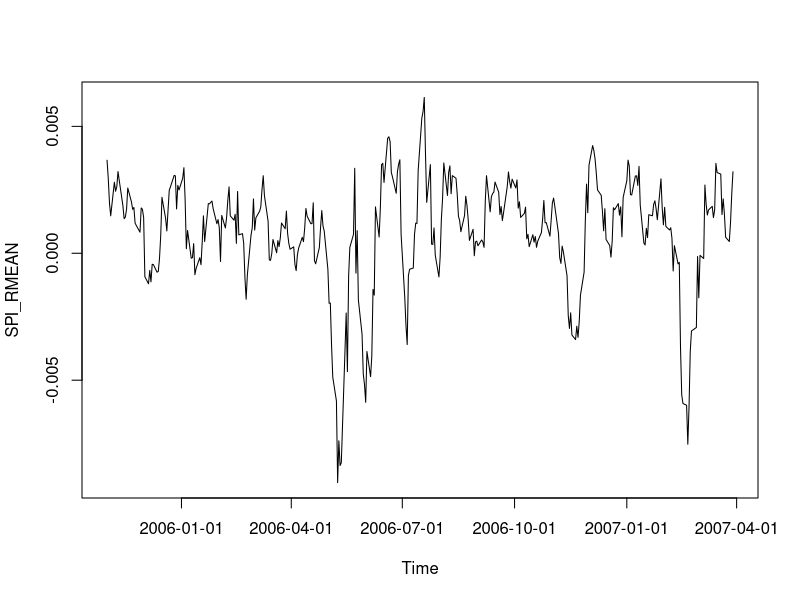

The R source for this figure:
library(timeSeries)


### Name: rollMean
### Title: Rolling Statistics
### Aliases: rollStats rollMean rollMin rollMax rollMedian
### Keywords: chron

### ** Examples

## Use Swiss Pension Fund Data Set of Returns - 
   head(LPP2005REC)
   SPI <- LPP2005REC[, "SPI"]
   head(SPI)
   
## Plot Drawdowns - 
   rmean <- rollMean(SPI, k = 10)
   plot(rmean)
